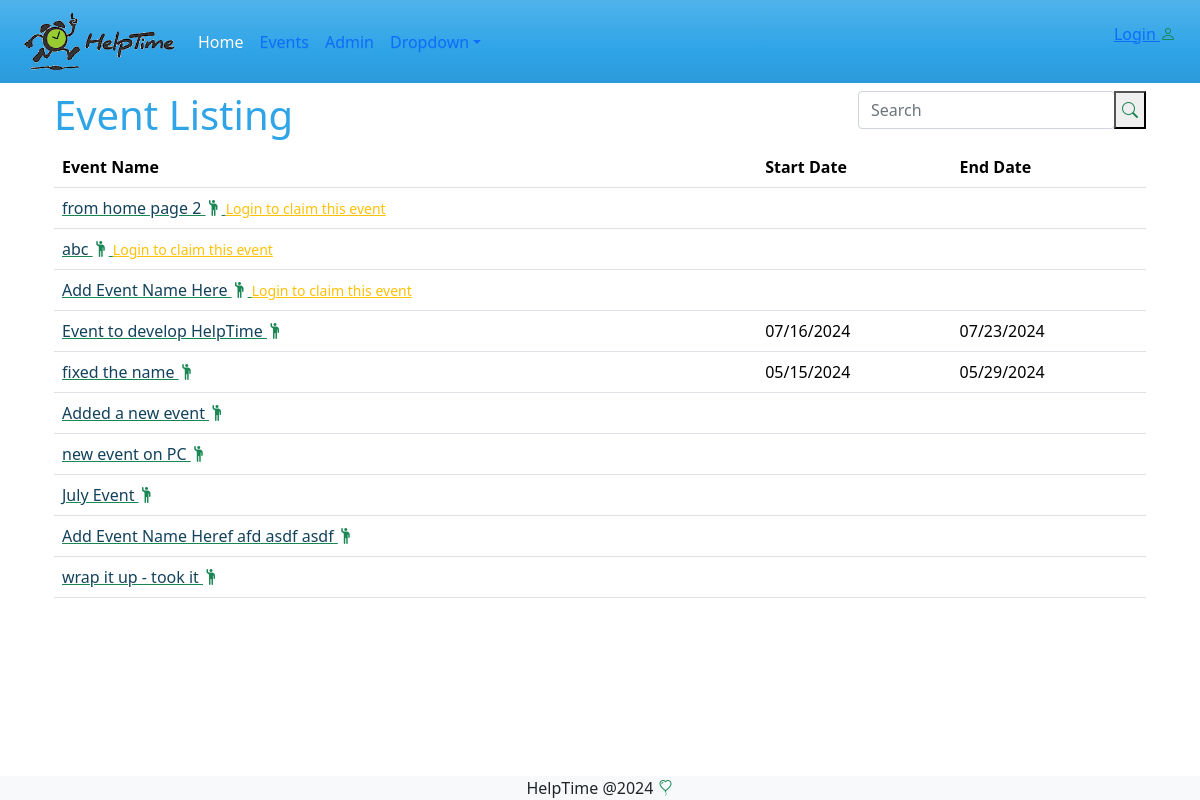
Page /events/ on the earlier database version.
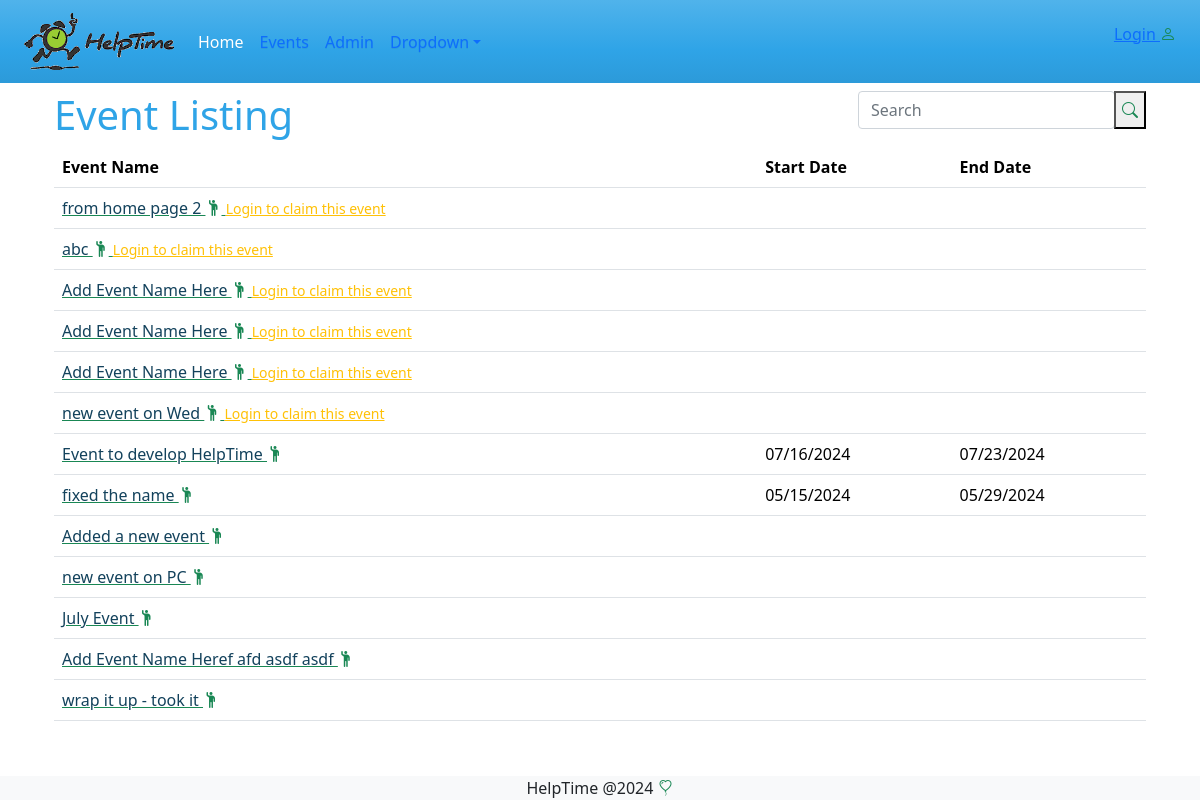
Same page on the later database version.
### events/models.py (models this page shows, shortened)
class Event(models.Model):
    reminder_days_choice = models.TextChoices('days', '1 2 3 4 5 6 7')
    name = models.CharField(max_length=200, verbose_name='Event Name' )
    description = models.TextField(max_length=200, verbose_name='Event Description', blank=True)
    organization = models.CharField(max_length=100, verbose_name='Organization Name', blank=True )
    primery_contact = models.CharField(max_length=100, verbose_name='Primary Contact', blank=True)
    alternate_contact = models.CharField(max_length=100, verbose_name='Alt Contact', blank=True)
    hide_names = models.BooleanField(default=False, verbose_name='Hide Volunteer Names', blank=True)
    reminder_days = models.CharField(max_length=5, choices=reminder_days_choice, verbose_name='Days to remind in advance', default=7)
    created_by = models.ForeignKey(User, on_delete=models.SET_NULL, null=True, blank=True)
    created_at = models.DateTimeField(auto_now_add=True, null=True, blank=True)
    updated_at = models.DateTimeField(auto_now=True, blank=True, null=True)

### events/views.py (the view)
# urls.py: path("", views.index, name="index"),
def index(request):
    form = EventSearchForm(request.GET or None)
    events = Event.objects.annotate(
        start_task_date=Min('tasks__task_date'),
        end_task_date=Max('tasks__task_date')
    )
    if form.is_valid():
        filter = form.cleaned_data.get('filter')
        events = events.filter(Q(name__icontains=filter) | Q(organization__icontains=filter))
    context = {
        'form' : form,
        'events' : events,
    }
    return render(request, 'events/index.html', context)

### events/forms.py
class EventSearchForm(forms.Form):
    filter = forms.CharField(required=False,
                             label="",
                             widget=forms.TextInput(attrs={'placeholder':'Search',
                                                           'class':'form-control'}))

### events/templates/events/index.html
{% extends 'master.html' %}
{% block content %}
    <div class="row">
        <div class="col-sm-6">
            <h1> Event Listing</h1>
        </div>
        <div class="col-sm-6">
            <div class="float-end">
                <form method="get">
                    <div class="input-group mb-2">
                        {{form}}
                        <button type="submit"> <i class="bi bi-search text-success"></i> </button>
                    </div>
                </form>
            </div>
        </div>
    </div>
<table class="table">
    <tr>
        <th>Event Name</th>
        <th>Start Date</th>
        <th>End Date</th>
    </tr>
    {% for event in events %}
    <tr>
        <td><a href="{% url 'events:volunteer' event.id %}" class="text-success"><span class="text-primary-emphasis">{{ event.name  }} </span><i class="bi bi-person-raised-hand text-success"></i>
            {% if event.created_by is None %}
              {% if user.is_authenticated %}
                <a href="{% url 'events:eventupdate' event.id %}" class="text-success"><i class="bi bi-pencil"></i></a>
                <a href="{% url 'events:eventdelete' event.id %}" class="text-danger"><i class="bi bi-trash "></i></a>
              {% else %}
                <a class="text-warning small" href="{% url 'login' %}?next={{ request.path }}">Login to claim this event</a>
              {% endif %}
            {% endif %}
        </td>
        <td>{{ event.start_task_date | date:"m/d/Y" }} </td>
        <td>{{ event.end_task_date | date:"m/d/Y"}} </td>
    </tr>
    {% endfor %}
</table>
{% endblock %}

Differences in the rows shown:
added Event: name "Add Event Name Here"
added Event: name "Add Event Name Here"
added Event: name "new event on Wed"
